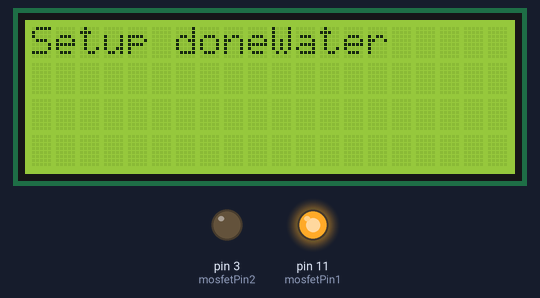
A sketch run on a simulated Arduino Uno, built with avr-gcc and run on an emulated ATmega328P. Parts: 20×4 character LCD, output pins drawn as LEDs (lit = HIGH). What the sketch prints to the serial monitor is not drawn.

Above: at 2.1 s.
At 4.1 s:
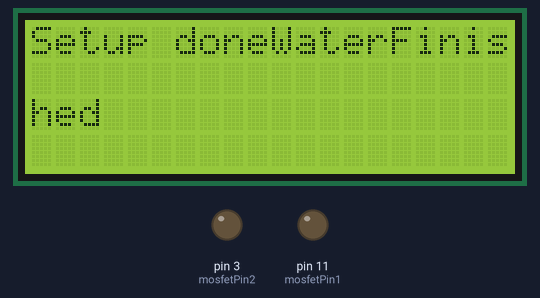
At 20.2 s:
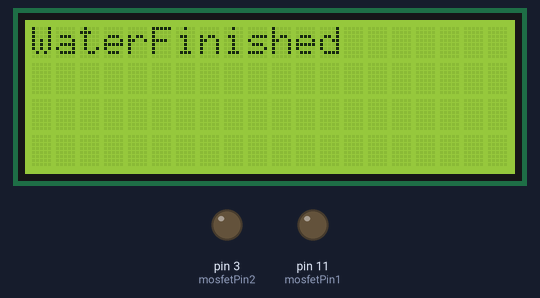
At 38.3 s:
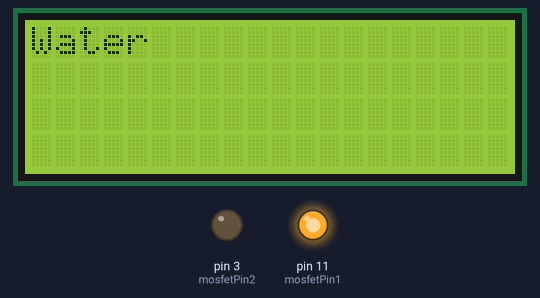
Timing chart, 0 to 39.8 s (numbered marks = the images above):
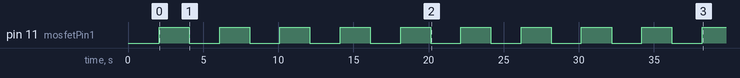

The sketch:

Irrigator_sensor_test.ino
```cpp
/*
  Parts:
   - x1 https://amperka.ru/product/display-lcd-text-20x4-i2c-3v3-black-on-green
   - x1 https://amperka.ru/product/troyka-relay
   - x1 https://amperka.ru/product/arduino-troyka-shield
   - x1 https://amperka.ru/product/troyka-temperature-humidity-sensor-dht11
   - x2 https://amperka.ru/product/soil-moisture-sensor
   - x2 http://amperka.ru/product/solenoid-valve-normally-open
   - x2 http://amperka.ru/product/troyka-mosfet-v2
   - x2 http://rushim.ru/product_info.php?products_id=633
   - x2 http://rushim.ru/product_info.php?products_id=2246
*/

#include "DHT.h"
#include "Wire.h"
#include "LiquidCrystal_I2C.h"

#include "IPlant.h"

/*=========SETTINGS=========*/
#define DEBUG true
#define MINT_CRITICAL_MOS 45
#define ARAUCARIA_CRITICAL_MOS 45
#define VOLUME 20000
/*=========SETTINGS=========*/

/*=============PINS=============*/
#define DHTPIN 10

//fc28 analog pins
//int fc28_plant_pin1 = A1;
//int fc28_plant_pin2 = A2;

//int fc28DigitalPin1 = 11;
//int fc28DigitalPin2 = 12;

DHT dht(DHTPIN, DHT11);

int mosfetPin1 = 11;
int mosfetPin2 = 3;

LiquidCrystal_I2C lcd(0x27,20,4);
/*=============PINS=============*/

/*==================================PLANTS==================================*/

//IPlant mint(fc28_plant_pin1, fc28DigitalPin1, mosfetPin1, "Mint");
//IPlant araucaria(fc28_plant_pin2, fc28DigitalPin2, mosfetPin2, "Araucaria");

/*==================================PLANTS==================================*/

void setup()
{
  delay(2000);
  Serial.begin(9600);

  dht.begin();

  pinMode(mosfetPin1, OUTPUT);
  pinMode(mosfetPin2, OUTPUT);

  //digitalWrite(mosfetPin1, LOW);
  //digitalWrite(mosfetPin2, LOW);

  lcd.init();
  lcd.backlight();

  //getDHT11Data();
  Serial.println("Setup done");
  lcd.print("Setup done");
}

void loop()
{
  //getDHT11Data();
  //delay(5000);
  //lcd.clear();
  lcd.print("Water");
  digitalWrite(mosfetPin1, 1);
  delay(2000);
  digitalWrite(mosfetPin1, 0);
  lcd.print("Finished");
  delay(2000);
  lcd.clear();

}

void getDHT11Data()
{
  float h = dht.readHumidity();
  float t = dht.readTemperature();

  lcd.clear();

  if (isnan(h) || isnan(t)) {
    lcd.print("Reading error");
    if(DEBUG == true)
      Serial.println("Reading error");
  }
  else {
    lcd.setCursor(0, 0);
    lcd.print("Air:");
    lcd.print((int)h);
    lcd.print("%");
    lcd.print(" T:");
    lcd.print((int)t);
    lcd.print("C");

    if(DEBUG == true)
    {
      Serial.print("Air:");
      Serial.print((int)h);
      Serial.println("%");
      Serial.print(" T:");
      Serial.print((int)t);
      Serial.println("C");
    }
  }
}

/*lejbron*/
```

Measured:
- by itself, pin 11 (mosfetPin1): alternates HIGH for 2.0 s and LOW for 2.0 s
- what the display in image 0 shows lasts 2.0 s, from 2.1 s to 4.1 s
